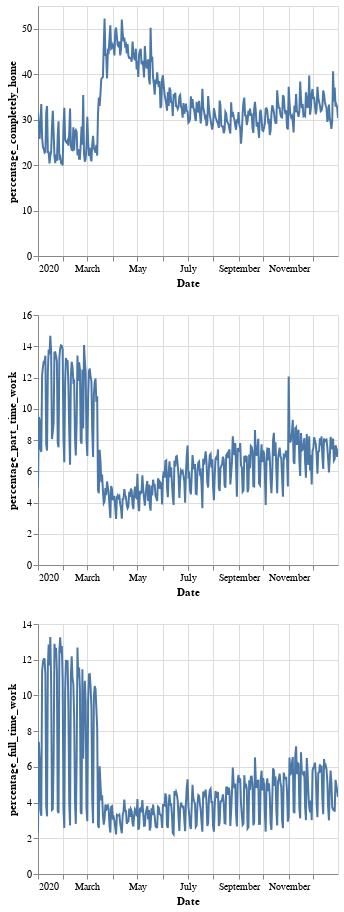

The cell this chart's notebook holds for it:
### Code cell
#Visualising mobility

title = '{} {}'.format(city,year)
alt.Chart(grouped_dm.reset_index()).mark_line().encode(
    x=alt.X('date', title='Date'),
    y=alt.Y(alt.repeat('row'), type='quantitative')
).properties(
    width=300,
    height=250
).repeat(
    row=['percentage_completely_home','percentage_part_time_work','percentage_full_time_work']
).interactive()

### Figure 1 — Vega-Lite specification as saved in the notebook (floating-point values rounded to 4 significant figures; data arrays with more than 128 entries replaced by an {"elided": "..."} marker saying what was removed)
{"config": {"view": {"continuousWidth": 400, "continuousHeight": 300}}, "repeat": {"row": ["percentage_completely_home", "percentage_part_time_work", "percentage_full_time_work"]}, "spec": {"data": {"name": "data-a42ec25f4b937a3146e3c23a529d56c6"}, "mark": "line", "encoding": {"x": {"type": "temporal", "field": "date", "title": "Date"}, "y": {"type": "quantitative", "field": {"repeat": "row"}}}, "height": 250, "selection": {"selector001": {"type": "interval", "bind": "scales", "encodings": ["x", "y"]}}, "width": 300}, "$schema": "https://vega.github.io/schema/vega-lite/v4.8.1.json", "datasets": {"data-a42ec25f4b937a3146e3c23a529d56c6": {"elided": "366 records"}}}
